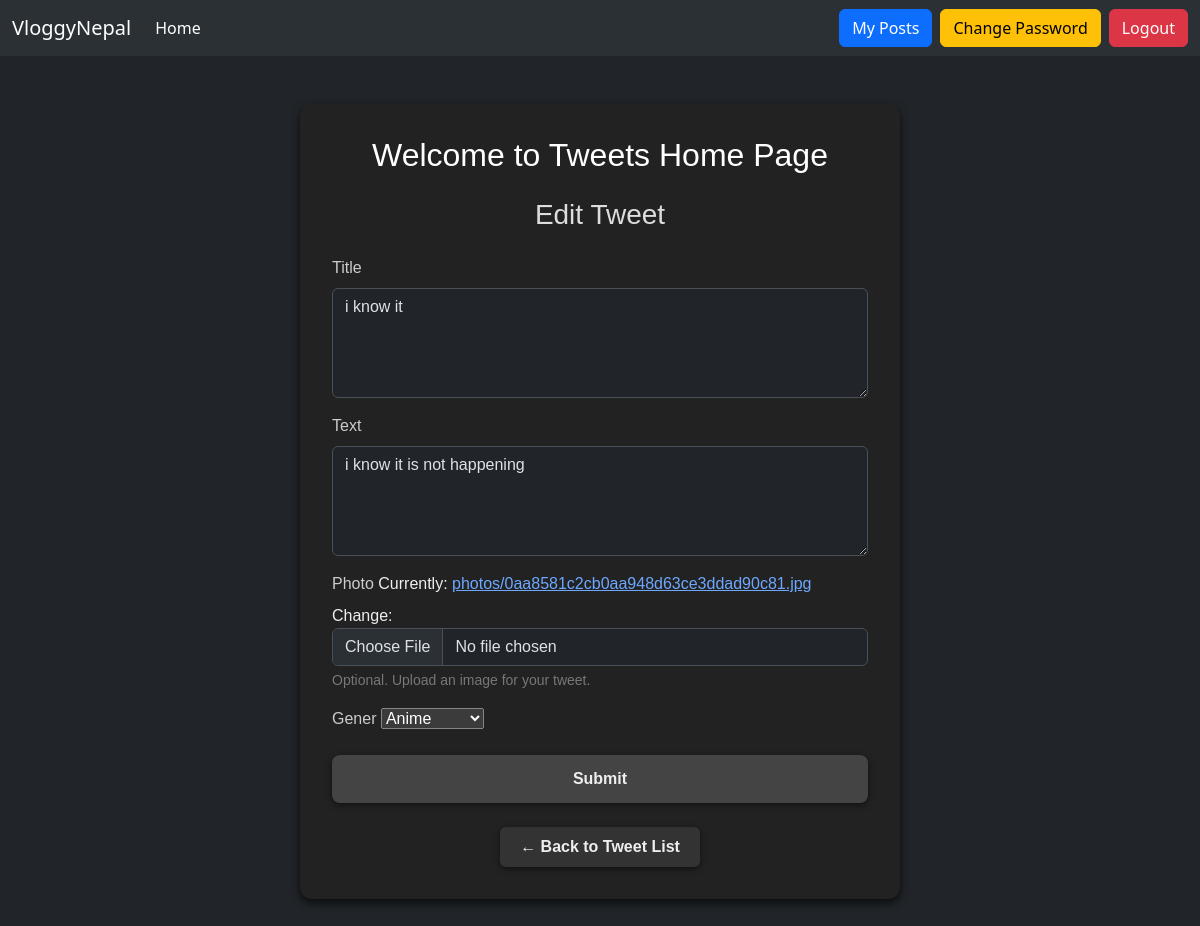
/34/edit/ (signed in), run on the app's committed database.
### tweets/models.py (models this page shows, shortened)
class Tweet(models.Model):
    TOPIC_CHOICES = (
    ('anime', 'Anime'),
    ('study', 'Study'),
    ('science', 'Science'),
    ('technology', 'Technology'),
    ('nature', 'Nature'),
    ('beauty', 'Beauty'),
    )
    user = models.ForeignKey(User, on_delete=models.CASCADE)
    title = models.TextField(max_length=100)
    text = models.TextField()
    photo = models.FileField(upload_to='photos/')
    content=models.TextField()
    gener = MultiSelectField(choices=TOPIC_CHOICES, blank=True, null=True)
    created_at = models.DateTimeField(auto_now_add=True)
    updated_at = models.DateTimeField(auto_now=True)

### tweets/views.py (the view)
# urls.py: path('<int:tweet_id>/edit/',views.tweet_edit,name="tweet_edit"),
@login_required
def tweet_edit(request,tweet_id):
    tweet=get_object_or_404(Tweet,pk=tweet_id,user=request.user)
    if request.method=="POST":
        form=TweetForm(request.POST,request.FILES,instance=tweet)
        if form.is_valid():
            tweet=form.save(commit=False)
            tweet.user=request.user
            tweet.save()
            return redirect('tweet_list')
    else:
        form=TweetForm(instance=tweet)
    return render(request,'tweets/tweet_form.html',{'form':form})

### tweets/forms.py
class TweetForm(forms.ModelForm):
    class Meta:
        model = Tweet
        fields = ['text', 'photo', 'title', 'gener']  # include all your fields here
        widgets = {
            'text': forms.Textarea(attrs={
                'class': 'form-control',
                'rows': 4,
                'placeholder': "What's happening?"
            }),
            'title': forms.Textarea(attrs={
                'class': 'form-control',
                'rows': 4,
                'placeholder': 'Enter the title...'
            }),
            'photo': forms.ClearableFileInput(attrs={
                'class': 'form-control',
            }),
        }
        help_texts = {
            'photo': 'Optional. Upload an image for your tweet.',
        }

### templates/tweets/tweet_form.html (shortened to what this page needs)
{% extends "layout.html" %}
{% block content %}
<div style="max-width: 600px; margin: 3rem auto; background-color: #222; border-radius: 12px; padding: 2rem; box-shadow: 0 4px 10px rgba(0,0,0,0.7); color: #eee; font-family: Arial, sans-serif;">
  <h2 class="text-center mb-4" style="color: #fff;">Welcome to Tweets Home Page</h2>
  <h3 class="mb-4 text-center" style="color: #ddd;">
    {% if form.instance.pk %}
      Edit Tweet
    {% else %}
      Create Tweet
    {% endif %}
  </h3>
  <form method="post" enctype="multipart/form-data" novalidate>
    <div class="mb-3">
      <label for="{{ form.title.id_for_label }}" class="form-label" style="color: #ccc;">{{ form.title.label }}</label>
      {{ form.title }}
    </div>
    <div class="mb-3">
      <label for="{{ form.text.id_for_label }}" class="form-label" style="color: #ccc;">{{ form.text.label }}</label>
      {{ form.text }}
    </div>
    <div class="mb-3">
      <label for="{{ form.photo.id_for_label }}" class="form-label" style="color: #ccc;">{{ form.photo.label }}</label>
      {{ form.photo }}
      {% if form.photo.help_text %}
        <div class="form-text" style="color: #777;">{{ form.photo.help_text }}</div>
      {% endif %}
    </div>
    <div class="mb-3">
      <label for="{{ form.gener.id_for_label }}" class="form-label" style="color: #ccc;">{{ form.gener.label }}</label>
      {{ form.gener }}
    </div>
    <button type="submit" style="
      width: 100%;
      padding: 0.75rem;
      background-color: #444;
      color: #eee;
      border: none;
      border-radius: 8px;
      font-weight: 600;
      cursor: pointer;
      box-shadow: 0 2px 6px rgba(0,0,0,0.5);
      transition: background-color 0.3s ease;
    "
    onmouseover="this.style.backgroundColor='#666';"
    onmouseout="this.style.backgroundColor='#444';"
    >
      Submit
    </button>
  </form>
  <div class="text-center mt-4">
    <a href="{% url 'tweet_list' %}"
       style="
         display: inline-block;
         padding: 0.5rem 1.25rem;
         background-color: #333;
         color: #eee;
         border-radius: 6px;
         text-decoration: none;
         font-weight: 600;
         box-shadow: 0 2px 6px rgba(0,0,0,0.5);
         transition: background-color 0.3s ease, color 0.3s ease;
       "
       onmouseover="this.style.backgroundColor='#555'; this.style.color='#fff';"
       onmouseout="this.style.backgroundColor='#333'; this.style.color='#eee';"
    >
      &larr; Back to Tweet List
    </a>
  </div>
</div>
{% endblock %}

### data on the page
Tweet: title "i know it", text "i know it is not happening", gener "Anime"
